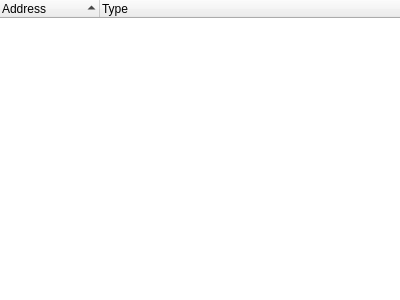
<?xml version="1.0" encoding="UTF-8"?>
<ui version="4.0">
 <class>EntrypointWidget</class>
 <widget class="QDockWidget" name="EntrypointWidget">
  <property name="geometry">
   <rect>
    <x>0</x>
    <y>0</y>
    <width>400</width>
    <height>300</height>
   </rect>
  </property>
  <property name="windowTitle">
   <string>Entry Points</string>
  </property>
  <widget class="QWidget" name="dockWidgetContents">
   <layout class="QVBoxLayout" name="verticalLayout">
    <property name="leftMargin">
     <number>0</number>
    </property>
    <property name="topMargin">
     <number>0</number>
    </property>
    <property name="rightMargin">
     <number>0</number>
    </property>
    <property name="bottomMargin">
     <number>0</number>
    </property>
    <item>
     <widget class="QTreeWidget" name="entrypointTreeWidget">
      <property name="styleSheet">
       <string notr="true">QTreeWidget::item
{
    padding-top: 1px;
    padding-bottom: 1px;
}</string>
      </property>
      <property name="frameShape">
       <enum>QFrame::NoFrame</enum>
      </property>
      <property name="lineWidth">
       <number>0</number>
      </property>
      <property name="indentation">
       <number>8</number>
      </property>
      <property name="sortingEnabled">
       <bool>true</bool>
      </property>
      <property name="columnCount">
       <number>2</number>
      </property>
      <column>
       <property name="text">
        <string>Address</string>
       </property>
      </column>
      <column>
       <property name="text">
        <string>Type</string>
       </property>
      </column>
     </widget>
    </item>
   </layout>
  </widget>
 </widget>
 <resources/>
 <connections/>
</ui>
